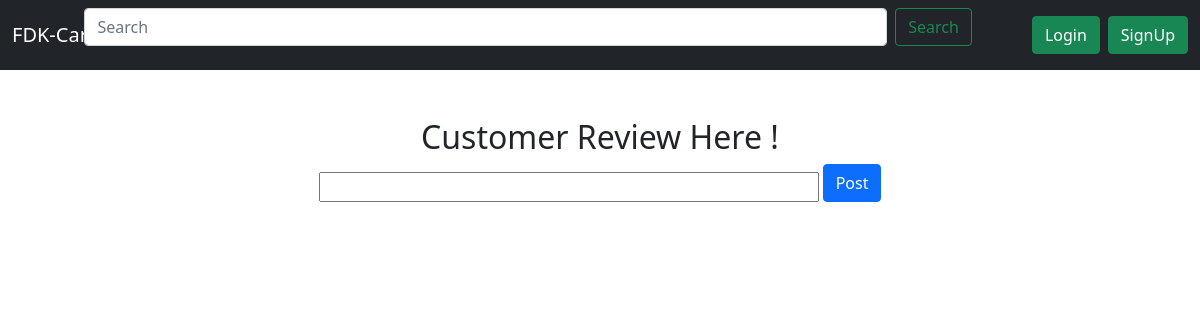
The page /shop/16cartview on the database as committed earlier.
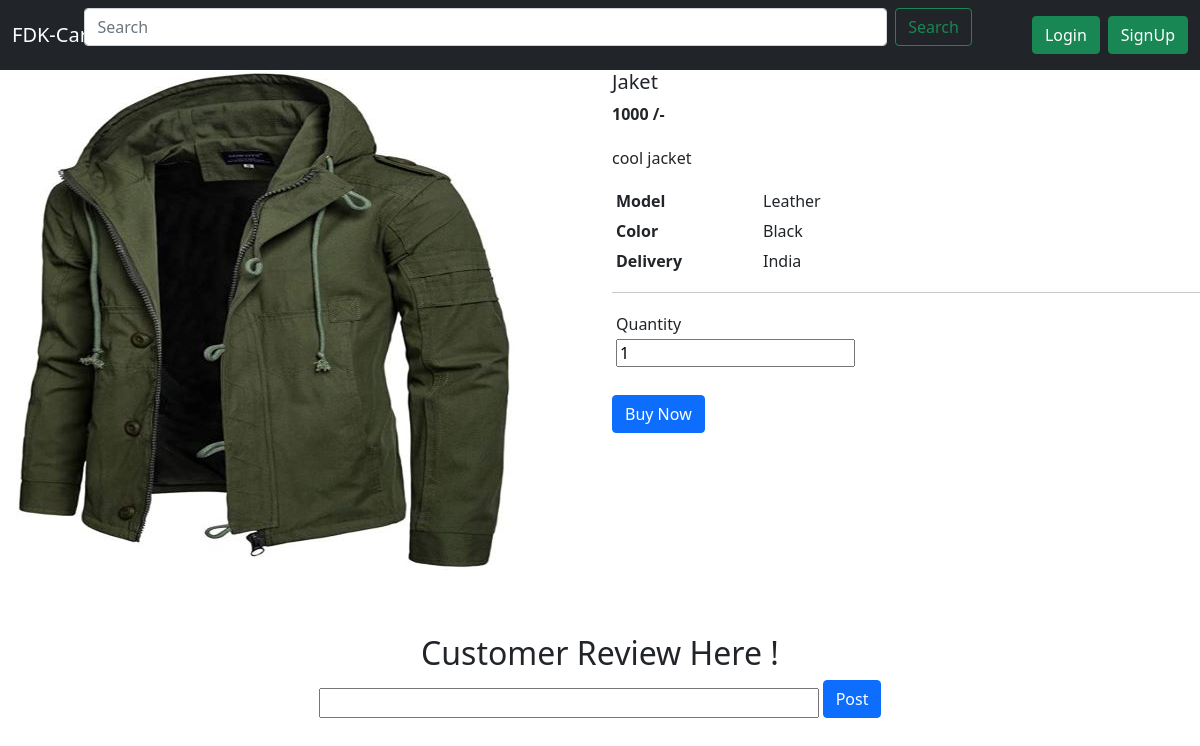
The same page on the database as committed later.
### shop/models.py (models this page shows)
class usercart(models.Model):
    username=models.CharField(max_length=255)
    pr_id=models.AutoField
    pr_name=models.CharField(max_length=250)
    pr_date=models.DateField()
    pr_desc=models.CharField(max_length=500)
    pr_price=models.IntegerField()
    pr_img=models.ImageField(upload_to="shop/image")
    Model=models.CharField(max_length=266)
    color=models.CharField(max_length=266,default='Black')

### shop/views.py (the view)
# urls.py: path('<int:id>cartview',views.cartview,name='cartview'),
def cartview(request,id):
    product=usercart.objects.filter(id=id)
    if request.method == 'POST':
        Username=User.objects.get(username=request.user)
        review1=request.POST.get('review')
        id1=id
        save1=review(username=Username,review=review1,idr=id1)
        save1.save()
    vir=review.objects.filter(idr=id)
    return render(request,'shop/cartviewprd.html',{'product':product,'vir':vir})

### shop/templates/shop/cartviewprd.html (shortened to what the changed rows need)
{% load static %}
<link href="https://cdn.jsdelivr.net/npm/bootstrap@5.0.0-beta2/dist/css/bootstrap.min.css" rel="stylesheet">
<section class="mb-5">
  <div class="row">
  {% for product in product %}
    <div class="col-md-6 mb-4 mb-md-0">
      <div class="mdb-lightbox">
        <div class="row product-gallery mx-1">
          <div class="col-12 mb-0">
            <figure class="view overlay rounded z-depth-1 main-img">
              <a href="/media/{{product.pr_img}}"
                data-size="710x823">
                <img src="/media/{{product.pr_img}}"
                  class="img-fluid z-depth-1">
              </a>
            </figure>
          </div>
        </div>
      </div>
    </div>
    <div class="col-md-6">
      <h5>{{product.pr_name}}</h5>
      <p><span class="mr-1"><strong>{{product.pr_price}} /-</strong></span></p>
      <p class="pt-1">{{product.pr_desc}}</p>
      <div class="table-responsive">
        <table class="table table-sm table-borderless mb-0">
          <tbody>
            <tr>
              <th class="pl-0 w-25" scope="row"><strong>Model</strong></th>
              <td>{{product.Model}}</td>
            </tr>
            <tr>
              <th class="pl-0 w-25" scope="row"><strong>Color</strong></th>
              <td>{{product.color}}</td>
            </tr>
            <tr>
              <th class="pl-0 w-25" scope="row"><strong>Delivery</strong></th>
              <td>India</td>
            </tr>
          </tbody>
        </table>
      </div>
      <hr>
      <div class="table-responsive mb-2">
        <table class="table table-sm table-borderless">
          <tbody>
            <tr>
              <td class="pl-0 pb-0 w-25">Quantity</td>
            </tr>
            <tr>
              <td class="pl-0">
                <div class="def-number-input number-input safari_only mb-0">
                  <input class="quantity" min="0" name="quantity" value="1" type="number">
                </div>
              </td>
            </tr>
          </tbody>
        </table>
      </div>
      <button type="button" class="btn btn-primary" data-toggle="modal" data-target="#exampleModal">
      Buy Now
</button></form>
<form method = 'POST' action='cart'>{% csrf_token %}
    </div></form>
    {% endfor %}
  </div>
</section>
<center><h2>Customer Review Here ! </h2></center>

Rows that differ between the two databases and show on the page:
added usercart: pr_img (picture), pr_name "Jaket", pr_price "1000", pr_desc "cool jacket", Model "Leather", color "Black"
